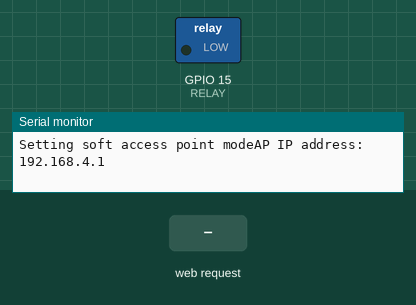
Recording of a sketch running on a simulated ESP32. Parts: switched loads named in the sketch (green lamp = pin HIGH), the last lines printed to the serial monitor. The inputs (shaded band) are chosen by the test bench. WiFi joins after 1.5 s; servers stay silent unless stated.

Above: at 1.2 s.
1.3 s: HTTP request GET /ON received
At 2.2 s:
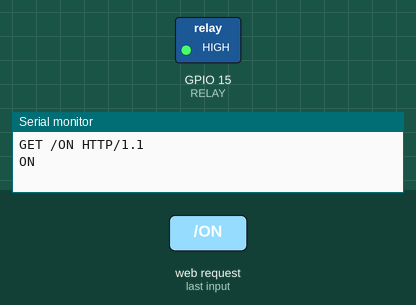
2.8 s: HTTP request GET /OFF received
At 3.7 s:
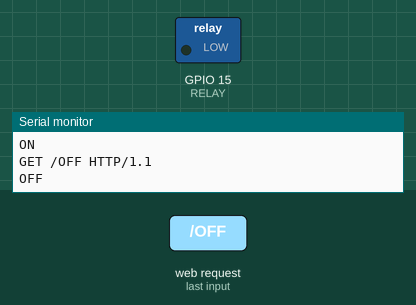
Timing chart, 0 to 5.8 s (numbered marks = the images above; inputs shaded):
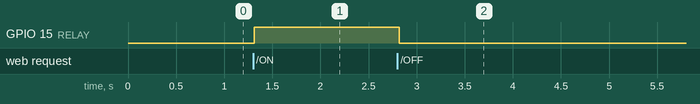

Measured:
- after the input at 1.3 s, GPIO 15 (RELAY): LOW → HIGH at once
- after the input at 2.8 s, GPIO 15 (RELAY): HIGH → LOW at once

The sketch:

esp32relay.ino
```cpp
#include <WiFi.h>

#define RELAY 15

const char* ssid = "ESP32-Soft-accessPoint";
const char* password = "yessirski";

WiFiServer server(80);

String html ="<!DOCTYPE html> \
<html> \
<body> \
<center><h1>ESP32 Soft access point</h1></center> \
<center><h2>Web Server</h2></center> \
<form> \
<button name=\"RELAYON\" button style=\"color:green\" value=\"ON\" type=\"submit\">RELAYON</button> \
<button name=\"RELAYOFF\" button style=\"color=red\" value=\"OFF\" type=\"submit\">RELAYOFF</button><br><br> \
</form> \
</body> \
</html>";

void Connect_WiFi()
{
WiFi.begin(ssid, password);
while(WiFi.status() != WL_CONNECTED)
{
delay(100);
}
}

void setup() {

  Serial.begin(115200);
  Serial.print("Setting soft access point mode");
  WiFi.softAP(ssid, password);
  IPAddress IP = WiFi.softAPIP();
  Serial.print("AP IP address: ");
  Serial.println(IP);
  server.begin();

  pinMode(RELAY, OUTPUT);

}

void loop() {

  WiFiClient client=server.available();

  if(client)
  {
    String request = client.readStringUntil('\r');
    Serial.println(request);
    if(request.indexOf("ON") != -1){
      digitalWrite(RELAY, HIGH);
      Serial.println("ON");
    }
    delay(20);
    if(request.indexOf("OFF") != -1){
      digitalWrite(RELAY, LOW);
      Serial.println("OFF");
    }
    delay(20);
    client.print(html);
    client.flush();
    request="";
  }

  delay(20);

}
```
